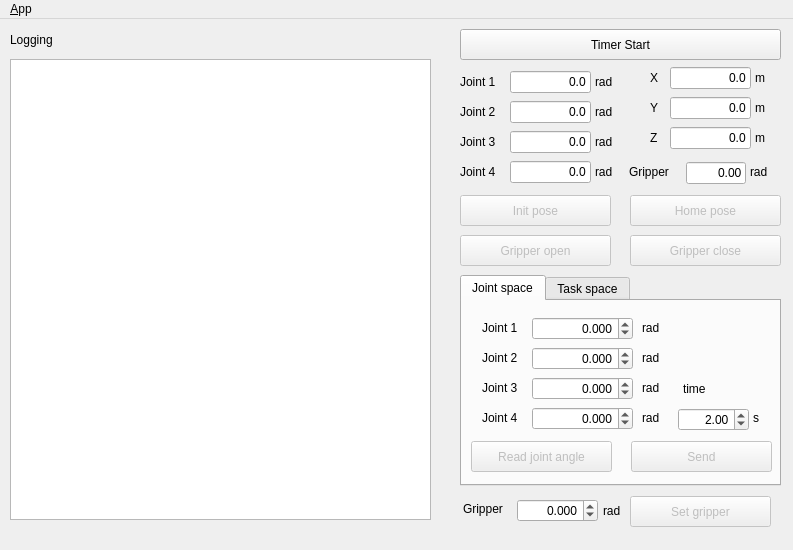
<?xml version="1.0" encoding="UTF-8"?>
<ui version="4.0">
 <class>MainWindowDesign</class>
 <widget class="QMainWindow" name="MainWindowDesign">
  <property name="enabled">
   <bool>true</bool>
  </property>
  <property name="geometry">
   <rect>
    <x>0</x>
    <y>0</y>
    <width>793</width>
    <height>550</height>
   </rect>
  </property>
  <property name="sizePolicy">
   <sizepolicy hsizetype="Preferred" vsizetype="Preferred">
    <horstretch>0</horstretch>
    <verstretch>0</verstretch>
   </sizepolicy>
  </property>
  <property name="minimumSize">
   <size>
    <width>793</width>
    <height>550</height>
   </size>
  </property>
  <property name="maximumSize">
   <size>
    <width>793</width>
    <height>550</height>
   </size>
  </property>
  <property name="windowTitle">
   <string>OpenManipulator control GUI</string>
  </property>
  <property name="windowIcon">
   <iconset>
    <normaloff>:/images/icon.png</normaloff>:/images/icon.png</iconset>
  </property>
  <property name="locale">
   <locale language="English" country="Australia"/>
  </property>
  <widget class="QWidget" name="centralwidget">
   <widget class="QLineEdit" name="txt_j1">
    <property name="enabled">
     <bool>true</bool>
    </property>
    <property name="geometry">
     <rect>
      <x>510</x>
      <y>52</y>
      <width>81</width>
      <height>22</height>
     </rect>
    </property>
    <property name="layoutDirection">
     <enum>Qt::LeftToRight</enum>
    </property>
    <property name="text">
     <string>0.0</string>
    </property>
    <property name="alignment">
     <set>Qt::AlignRight|Qt::AlignTrailing|Qt::AlignVCenter</set>
    </property>
    <property name="readOnly">
     <bool>true</bool>
    </property>
   </widget>
   <widget class="QPushButton" name="btn_timer_start">
    <property name="geometry">
     <rect>
      <x>460</x>
      <y>10</y>
      <width>321</width>
      <height>31</height>
     </rect>
    </property>
    <property name="text">
     <string>Timer Start</string>
    </property>
   </widget>
   <widget class="QLineEdit" name="txt_j2">
    <property name="enabled">
     <bool>true</bool>
    </property>
    <property name="geometry">
     <rect>
      <x>510</x>
      <y>82</y>
      <width>81</width>
      <height>22</height>
     </rect>
    </property>
    <property name="layoutDirection">
     <enum>Qt::LeftToRight</enum>
    </property>
    <property name="text">
     <string>0.0</string>
    </property>
    <property name="alignment">
     <set>Qt::AlignRight|Qt::AlignTrailing|Qt::AlignVCenter</set>
    </property>
    <property name="readOnly">
     <bool>true</bool>
    </property>
   </widget>
   <widget class="QLineEdit" name="txt_j3">
    <property name="enabled">
     <bool>true</bool>
    </property>
    <property name="geometry">
     <rect>
      <x>510</x>
      <y>112</y>
      <width>81</width>
      <height>22</height>
     </rect>
    </property>
    <property name="layoutDirection">
     <enum>Qt::LeftToRight</enum>
    </property>
    <property name="text">
     <string>0.0</string>
    </property>
    <property name="alignment">
     <set>Qt::AlignRight|Qt::AlignTrailing|Qt::AlignVCenter</set>
    </property>
    <property name="readOnly">
     <bool>true</bool>
    </property>
   </widget>
   <widget class="QLineEdit" name="txt_j4">
    <property name="enabled">
     <bool>true</bool>
    </property>
    <property name="geometry">
     <rect>
      <x>510</x>
      <y>142</y>
      <width>81</width>
      <height>22</height>
     </rect>
    </property>
    <property name="layoutDirection">
     <enum>Qt::LeftToRight</enum>
    </property>
    <property name="text">
     <string>0.0</string>
    </property>
    <property name="alignment">
     <set>Qt::AlignRight|Qt::AlignTrailing|Qt::AlignVCenter</set>
    </property>
    <property name="readOnly">
     <bool>true</bool>
    </property>
   </widget>
   <widget class="QLabel" name="label_4">
    <property name="geometry">
     <rect>
      <x>460</x>
      <y>56</y>
      <width>59</width>
      <height>14</height>
     </rect>
    </property>
    <property name="text">
     <string>Joint 1</string>
    </property>
   </widget>
   <widget class="QLabel" name="label_5">
    <property name="geometry">
     <rect>
      <x>460</x>
      <y>86</y>
      <width>59</width>
      <height>14</height>
     </rect>
    </property>
    <property name="text">
     <string>Joint 2</string>
    </property>
   </widget>
   <widget class="QLabel" name="label_6">
    <property name="geometry">
     <rect>
      <x>460</x>
      <y>116</y>
      <width>59</width>
      <height>14</height>
     </rect>
    </property>
    <property name="text">
     <string>Joint 3</string>
    </property>
   </widget>
   <widget class="QLabel" name="label_7">
    <property name="geometry">
     <rect>
      <x>460</x>
      <y>146</y>
      <width>59</width>
      <height>14</height>
     </rect>
    </property>
    <property name="text">
     <string>Joint 4</string>
    </property>
   </widget>
   <widget class="QLineEdit" name="txt_z">
    <property name="enabled">
     <bool>true</bool>
    </property>
    <property name="geometry">
     <rect>
      <x>670</x>
      <y>108</y>
      <width>81</width>
      <height>22</height>
     </rect>
    </property>
    <property name="layoutDirection">
     <enum>Qt::LeftToRight</enum>
    </property>
    <property name="text">
     <string>0.0</string>
    </property>
    <property name="alignment">
     <set>Qt::AlignRight|Qt::AlignTrailing|Qt::AlignVCenter</set>
    </property>
    <property name="readOnly">
     <bool>true</bool>
    </property>
   </widget>
   <widget class="QLabel" name="label_8">
    <property name="geometry">
     <rect>
      <x>650</x>
      <y>112</y>
      <width>59</width>
      <height>14</height>
     </rect>
    </property>
    <property name="text">
     <string>Z</string>
    </property>
   </widget>
   <widget class="QLineEdit" name="txt_y">
    <property name="enabled">
     <bool>true</bool>
    </property>
    <property name="geometry">
     <rect>
      <x>670</x>
      <y>78</y>
      <width>81</width>
      <height>22</height>
     </rect>
    </property>
    <property name="layoutDirection">
     <enum>Qt::LeftToRight</enum>
    </property>
    <property name="text">
     <string>0.0</string>
    </property>
    <property name="alignment">
     <set>Qt::AlignRight|Qt::AlignTrailing|Qt::AlignVCenter</set>
    </property>
    <property name="readOnly">
     <bool>true</bool>
    </property>
   </widget>
   <widget class="QLabel" name="label_9">
    <property name="geometry">
     <rect>
      <x>650</x>
      <y>82</y>
      <width>59</width>
      <height>14</height>
     </rect>
    </property>
    <property name="text">
     <string>Y</string>
    </property>
   </widget>
   <widget class="QLineEdit" name="txt_x">
    <property name="enabled">
     <bool>true</bool>
    </property>
    <property name="geometry">
     <rect>
      <x>670</x>
      <y>48</y>
      <width>81</width>
      <height>22</height>
     </rect>
    </property>
    <property name="layoutDirection">
     <enum>Qt::LeftToRight</enum>
    </property>
    <property name="text">
     <string>0.0</string>
    </property>
    <property name="alignment">
     <set>Qt::AlignRight|Qt::AlignTrailing|Qt::AlignVCenter</set>
    </property>
    <property name="readOnly">
     <bool>true</bool>
    </property>
   </widget>
   <widget class="QLabel" name="label_10">
    <property name="geometry">
     <rect>
      <x>650</x>
      <y>52</y>
      <width>59</width>
      <height>14</height>
     </rect>
    </property>
    <property name="text">
     <string>X</string>
    </property>
   </widget>
   <widget class="QLabel" name="label_11">
    <property name="geometry">
     <rect>
      <x>595</x>
      <y>56</y>
      <width>59</width>
      <height>14</height>
     </rect>
    </property>
    <property name="text">
     <string>rad</string>
    </property>
   </widget>
   <widget class="QLabel" name="label_12">
    <property name="geometry">
     <rect>
      <x>595</x>
      <y>86</y>
      <width>59</width>
      <height>14</height>
     </rect>
    </property>
    <property name="text">
     <string>rad</string>
    </property>
   </widget>
   <widget class="QLabel" name="label_13">
    <property name="geometry">
     <rect>
      <x>595</x>
      <y>116</y>
      <width>59</width>
      <height>14</height>
     </rect>
    </property>
    <property name="text">
     <string>rad</string>
    </property>
   </widget>
   <widget class="QLabel" name="label_14">
    <property name="geometry">
     <rect>
      <x>595</x>
      <y>146</y>
      <width>59</width>
      <height>14</height>
     </rect>
    </property>
    <property name="text">
     <string>rad</string>
    </property>
   </widget>
   <widget class="QLabel" name="label_15">
    <property name="geometry">
     <rect>
      <x>755</x>
      <y>112</y>
      <width>59</width>
      <height>14</height>
     </rect>
    </property>
    <property name="text">
     <string>m</string>
    </property>
   </widget>
   <widget class="QLabel" name="label_16">
    <property name="geometry">
     <rect>
      <x>755</x>
      <y>82</y>
      <width>59</width>
      <height>14</height>
     </rect>
    </property>
    <property name="text">
     <string>m</string>
    </property>
   </widget>
   <widget class="QLabel" name="label_17">
    <property name="geometry">
     <rect>
      <x>755</x>
      <y>52</y>
      <width>59</width>
      <height>14</height>
     </rect>
    </property>
    <property name="text">
     <string>m</string>
    </property>
   </widget>
   <widget class="QPushButton" name="btn_init_pose">
    <property name="enabled">
     <bool>false</bool>
    </property>
    <property name="geometry">
     <rect>
      <x>460</x>
      <y>176</y>
      <width>151</width>
      <height>31</height>
     </rect>
    </property>
    <property name="text">
     <string>Init pose</string>
    </property>
   </widget>
   <widget class="QPushButton" name="btn_home_pose">
    <property name="enabled">
     <bool>false</bool>
    </property>
    <property name="geometry">
     <rect>
      <x>630</x>
      <y>176</y>
      <width>151</width>
      <height>31</height>
     </rect>
    </property>
    <property name="text">
     <string>Home pose</string>
    </property>
   </widget>
   <widget class="QLabel" name="label_18">
    <property name="geometry">
     <rect>
      <x>10</x>
      <y>10</y>
      <width>59</width>
      <height>21</height>
     </rect>
    </property>
    <property name="text">
     <string>Logging</string>
    </property>
   </widget>
   <widget class="QPlainTextEdit" name="plainTextEdit_log">
    <property name="geometry">
     <rect>
      <x>10</x>
      <y>40</y>
      <width>421</width>
      <height>461</height>
     </rect>
    </property>
    <property name="readOnly">
     <bool>true</bool>
    </property>
   </widget>
   <widget class="QPushButton" name="btn_gripper_close">
    <property name="enabled">
     <bool>false</bool>
    </property>
    <property name="geometry">
     <rect>
      <x>630</x>
      <y>216</y>
      <width>151</width>
      <height>31</height>
     </rect>
    </property>
    <property name="text">
     <string>Gripper close</string>
    </property>
   </widget>
   <widget class="QPushButton" name="btn_gripper_open">
    <property name="enabled">
     <bool>false</bool>
    </property>
    <property name="geometry">
     <rect>
      <x>460</x>
      <y>216</y>
      <width>151</width>
      <height>31</height>
     </rect>
    </property>
    <property name="text">
     <string>Gripper open</string>
    </property>
   </widget>
   <widget class="QTabWidget" name="tabWidget">
    <property name="geometry">
     <rect>
      <x>460</x>
      <y>256</y>
      <width>321</width>
      <height>211</height>
     </rect>
    </property>
    <property name="currentIndex">
     <number>0</number>
    </property>
    <widget class="QWidget" name="tab_js">
     <attribute name="title">
      <string>Joint space</string>
     </attribute>
     <widget class="QPushButton" name="btn_read_joint_angle">
      <property name="enabled">
       <bool>false</bool>
      </property>
      <property name="geometry">
       <rect>
        <x>9</x>
        <y>140</y>
        <width>141</width>
        <height>31</height>
       </rect>
      </property>
      <property name="text">
       <string>Read joint angle</string>
      </property>
     </widget>
     <widget class="QPushButton" name="btn_send_joint_angle">
      <property name="enabled">
       <bool>false</bool>
      </property>
      <property name="geometry">
       <rect>
        <x>169</x>
        <y>140</y>
        <width>141</width>
        <height>31</height>
       </rect>
      </property>
      <property name="text">
       <string>Send</string>
      </property>
     </widget>
     <widget class="QLabel" name="label_19">
      <property name="geometry">
       <rect>
        <x>20</x>
        <y>80</y>
        <width>59</width>
        <height>14</height>
       </rect>
      </property>
      <property name="text">
       <string>Joint 3</string>
      </property>
     </widget>
     <widget class="QLabel" name="label_20">
      <property name="geometry">
       <rect>
        <x>20</x>
        <y>110</y>
        <width>59</width>
        <height>14</height>
       </rect>
      </property>
      <property name="text">
       <string>Joint 4</string>
      </property>
     </widget>
     <widget class="QLabel" name="label_21">
      <property name="geometry">
       <rect>
        <x>180</x>
        <y>80</y>
        <width>59</width>
        <height>14</height>
       </rect>
      </property>
      <property name="text">
       <string>rad</string>
      </property>
     </widget>
     <widget class="QLabel" name="label_22">
      <property name="geometry">
       <rect>
        <x>180</x>
        <y>110</y>
        <width>59</width>
        <height>14</height>
       </rect>
      </property>
      <property name="text">
       <string>rad</string>
      </property>
     </widget>
     <widget class="QLabel" name="label_23">
      <property name="geometry">
       <rect>
        <x>180</x>
        <y>50</y>
        <width>59</width>
        <height>14</height>
       </rect>
      </property>
      <property name="text">
       <string>rad</string>
      </property>
     </widget>
     <widget class="QLabel" name="label_24">
      <property name="geometry">
       <rect>
        <x>20</x>
        <y>50</y>
        <width>59</width>
        <height>14</height>
       </rect>
      </property>
      <property name="text">
       <string>Joint 2</string>
      </property>
     </widget>
     <widget class="QLabel" name="label_25">
      <property name="geometry">
       <rect>
        <x>180</x>
        <y>20</y>
        <width>59</width>
        <height>14</height>
       </rect>
      </property>
      <property name="text">
       <string>rad</string>
      </property>
     </widget>
     <widget class="QLabel" name="label_26">
      <property name="geometry">
       <rect>
        <x>20</x>
        <y>20</y>
        <width>59</width>
        <height>14</height>
       </rect>
      </property>
      <property name="text">
       <string>Joint 1</string>
      </property>
     </widget>
     <widget class="QDoubleSpinBox" name="doubleSpinBox_j1">
      <property name="geometry">
       <rect>
        <x>70</x>
        <y>16</y>
        <width>101</width>
        <height>23</height>
       </rect>
      </property>
      <property name="alignment">
       <set>Qt::AlignRight|Qt::AlignTrailing|Qt::AlignVCenter</set>
      </property>
      <property name="decimals">
       <number>3</number>
      </property>
      <property name="minimum">
       <double>-3.140000000000000</double>
      </property>
      <property name="maximum">
       <double>3.140000000000000</double>
      </property>
      <property name="singleStep">
       <double>0.050000000000000</double>
      </property>
     </widget>
     <widget class="QDoubleSpinBox" name="doubleSpinBox_j2">
      <property name="geometry">
       <rect>
        <x>70</x>
        <y>46</y>
        <width>101</width>
        <height>23</height>
       </rect>
      </property>
      <property name="alignment">
       <set>Qt::AlignRight|Qt::AlignTrailing|Qt::AlignVCenter</set>
      </property>
      <property name="decimals">
       <number>3</number>
      </property>
      <property name="minimum">
       <double>-3.140000000000000</double>
      </property>
      <property name="maximum">
       <double>3.140000000000000</double>
      </property>
      <property name="singleStep">
       <double>0.050000000000000</double>
      </property>
     </widget>
     <widget class="QDoubleSpinBox" name="doubleSpinBox_j3">
      <property name="geometry">
       <rect>
        <x>70</x>
        <y>76</y>
        <width>101</width>
        <height>23</height>
       </rect>
      </property>
      <property name="alignment">
       <set>Qt::AlignRight|Qt::AlignTrailing|Qt::AlignVCenter</set>
      </property>
      <property name="decimals">
       <number>3</number>
      </property>
      <property name="minimum">
       <double>-3.140000000000000</double>
      </property>
      <property name="maximum">
       <double>3.140000000000000</double>
      </property>
      <property name="singleStep">
       <double>0.050000000000000</double>
      </property>
     </widget>
     <widget class="QDoubleSpinBox" name="doubleSpinBox_j4">
      <property name="geometry">
       <rect>
        <x>70</x>
        <y>106</y>
        <width>101</width>
        <height>23</height>
       </rect>
      </property>
      <property name="alignment">
       <set>Qt::AlignRight|Qt::AlignTrailing|Qt::AlignVCenter</set>
      </property>
      <property name="decimals">
       <number>3</number>
      </property>
      <property name="minimum">
       <double>-3.140000000000000</double>
      </property>
      <property name="maximum">
       <double>3.140000000000000</double>
      </property>
      <property name="singleStep">
       <double>0.050000000000000</double>
      </property>
     </widget>
     <widget class="QLabel" name="label_33">
      <property name="geometry">
       <rect>
        <x>221</x>
        <y>81</y>
        <width>59</width>
        <height>14</height>
       </rect>
      </property>
      <property name="text">
       <string>time</string>
      </property>
     </widget>
     <widget class="QDoubleSpinBox" name="doubleSpinBox_time_js">
      <property name="geometry">
       <rect>
        <x>216</x>
        <y>107</y>
        <width>71</width>
        <height>23</height>
       </rect>
      </property>
      <property name="alignment">
       <set>Qt::AlignRight|Qt::AlignTrailing|Qt::AlignVCenter</set>
      </property>
      <property name="minimum">
       <double>-3.140000000000000</double>
      </property>
      <property name="maximum">
       <double>10.000000000000000</double>
      </property>
      <property name="singleStep">
       <double>0.500000000000000</double>
      </property>
      <property name="value">
       <double>2.000000000000000</double>
      </property>
     </widget>
     <widget class="QLabel" name="label_34">
      <property name="geometry">
       <rect>
        <x>291</x>
        <y>110</y>
        <width>59</width>
        <height>14</height>
       </rect>
      </property>
      <property name="text">
       <string>s</string>
      </property>
     </widget>
    </widget>
    <widget class="QWidget" name="tab_cs">
     <attribute name="title">
      <string>Task space</string>
     </attribute>
     <widget class="QDoubleSpinBox" name="doubleSpinBox_x">
      <property name="geometry">
       <rect>
        <x>60</x>
        <y>19</y>
        <width>101</width>
        <height>23</height>
       </rect>
      </property>
      <property name="decimals">
       <number>3</number>
      </property>
      <property name="minimum">
       <double>-1.000000000000000</double>
      </property>
      <property name="maximum">
       <double>1.000000000000000</double>
      </property>
      <property name="singleStep">
       <double>0.010000000000000</double>
      </property>
     </widget>
     <widget class="QPushButton" name="btn_send_kinematic_pose">
      <property name="enabled">
       <bool>false</bool>
      </property>
      <property name="geometry">
       <rect>
        <x>169</x>
        <y>110</y>
        <width>141</width>
        <height>31</height>
       </rect>
      </property>
      <property name="text">
       <string>Send</string>
      </property>
     </widget>
     <widget class="QLabel" name="label_27">
      <property name="geometry">
       <rect>
        <x>170</x>
        <y>83</y>
        <width>59</width>
        <height>14</height>
       </rect>
      </property>
      <property name="text">
       <string>m</string>
      </property>
     </widget>
     <widget class="QDoubleSpinBox" name="doubleSpinBox_z">
      <property name="geometry">
       <rect>
        <x>60</x>
        <y>79</y>
        <width>101</width>
        <height>23</height>
       </rect>
      </property>
      <property name="decimals">
       <number>3</number>
      </property>
      <property name="minimum">
       <double>-1.000000000000000</double>
      </property>
      <property name="maximum">
       <double>1.000000000000000</double>
      </property>
      <property name="singleStep">
       <double>0.010000000000000</double>
      </property>
     </widget>
     <widget class="QLabel" name="label_28">
      <property name="geometry">
       <rect>
        <x>170</x>
        <y>53</y>
        <width>59</width>
        <height>14</height>
       </rect>
      </property>
      <property name="text">
       <string>m</string>
      </property>
     </widget>
     <widget class="QDoubleSpinBox" name="doubleSpinBox_y">
      <property name="geometry">
       <rect>
        <x>60</x>
        <y>49</y>
        <width>101</width>
        <height>23</height>
       </rect>
      </property>
      <property name="decimals">
       <number>3</number>
      </property>
      <property name="minimum">
       <double>-1.000000000000000</double>
      </property>
      <property name="maximum">
       <double>1.000000000000000</double>
      </property>
      <property name="singleStep">
       <double>0.010000000000000</double>
      </property>
     </widget>
     <widget class="QPushButton" name="btn_read_kinematic_pose">
      <property name="enabled">
       <bool>false</bool>
      </property>
      <property name="geometry">
       <rect>
        <x>7</x>
        <y>110</y>
        <width>151</width>
        <height>31</height>
       </rect>
      </property>
      <property name="text">
       <string>Read kinematic pose</string>
      </property>
     </widget>
     <widget class="QLabel" name="label_29">
      <property name="geometry">
       <rect>
        <x>33</x>
        <y>23</y>
        <width>50</width>
        <height>14</height>
       </rect>
      </property>
      <property name="text">
       <string>X </string>
      </property>
     </widget>
     <widget class="QLabel" name="label_30">
      <property name="geometry">
       <rect>
        <x>33</x>
        <y>83</y>
        <width>50</width>
        <height>14</height>
       </rect>
      </property>
      <property name="text">
       <string>Z</string>
      </property>
     </widget>
     <widget class="QLabel" name="label_31">
      <property name="geometry">
       <rect>
        <x>170</x>
        <y>23</y>
        <width>59</width>
        <height>14</height>
       </rect>
      </property>
      <property name="text">
       <string>m</string>
      </property>
     </widget>
     <widget class="QLabel" name="label_32">
      <property name="geometry">
       <rect>
        <x>33</x>
        <y>50</y>
        <width>50</width>
        <height>20</height>
       </rect>
      </property>
      <property name="text">
       <string>Y</string>
      </property>
     </widget>
     <widget class="QDoubleSpinBox" name="doubleSpinBox_time_cs">
      <property name="geometry">
       <rect>
        <x>213</x>
        <y>78</y>
        <width>71</width>
        <height>23</height>
       </rect>
      </property>
      <property name="alignment">
       <set>Qt::AlignRight|Qt::AlignTrailing|Qt::AlignVCenter</set>
      </property>
      <property name="minimum">
       <double>-3.140000000000000</double>
      </property>
      <property name="maximum">
       <double>10.000000000000000</double>
      </property>
      <property name="singleStep">
       <double>0.500000000000000</double>
      </property>
      <property name="value">
       <double>2.000000000000000</double>
      </property>
     </widget>
     <widget class="QLabel" name="label_35">
      <property name="geometry">
       <rect>
        <x>287</x>
        <y>83</y>
        <width>59</width>
        <height>14</height>
       </rect>
      </property>
      <property name="text">
       <string>s</string>
      </property>
     </widget>
     <widget class="QLabel" name="label_36">
      <property name="geometry">
       <rect>
        <x>217</x>
        <y>53</y>
        <width>59</width>
        <height>14</height>
       </rect>
      </property>
      <property name="text">
       <string>time</string>
      </property>
     </widget>
    </widget>
   </widget>
   <widget class="QDoubleSpinBox" name="doubleSpinBox_gripper">
    <property name="geometry">
     <rect>
      <x>517</x>
      <y>480</y>
      <width>81</width>
      <height>23</height>
     </rect>
    </property>
    <property name="minimumSize">
     <size>
      <width>0</width>
      <height>4</height>
     </size>
    </property>
    <property name="alignment">
     <set>Qt::AlignRight|Qt::AlignTrailing|Qt::AlignVCenter</set>
    </property>
    <property name="decimals">
     <number>3</number>
    </property>
    <property name="minimum">
     <double>-1.135000000000000</double>
    </property>
    <property name="maximum">
     <double>1.135000000000000</double>
    </property>
    <property name="singleStep">
     <double>0.002000000000000</double>
    </property>
    <property name="value">
     <double>0.000000000000000</double>
    </property>
   </widget>
   <widget class="QLabel" name="label_37">
    <property name="geometry">
     <rect>
      <x>463</x>
      <y>480</y>
      <width>59</width>
      <height>20</height>
     </rect>
    </property>
    <property name="text">
     <string>Gripper</string>
    </property>
   </widget>
   <widget class="QPushButton" name="btn_set_gripper">
    <property name="enabled">
     <bool>false</bool>
    </property>
    <property name="geometry">
     <rect>
      <x>630</x>
      <y>477</y>
      <width>141</width>
      <height>31</height>
     </rect>
    </property>
    <property name="text">
     <string>Set gripper</string>
    </property>
   </widget>
   <widget class="QLabel" name="label_38">
    <property name="geometry">
     <rect>
      <x>629</x>
      <y>143</y>
      <width>61</width>
      <height>20</height>
     </rect>
    </property>
    <property name="text">
     <string>Gripper</string>
    </property>
   </widget>
   <widget class="QLineEdit" name="txt_grip">
    <property name="enabled">
     <bool>true</bool>
    </property>
    <property name="geometry">
     <rect>
      <x>686</x>
      <y>143</y>
      <width>60</width>
      <height>22</height>
     </rect>
    </property>
    <property name="layoutDirection">
     <enum>Qt::LeftToRight</enum>
    </property>
    <property name="text">
     <string>0.00</string>
    </property>
    <property name="alignment">
     <set>Qt::AlignRight|Qt::AlignTrailing|Qt::AlignVCenter</set>
    </property>
    <property name="readOnly">
     <bool>true</bool>
    </property>
   </widget>
   <widget class="QLabel" name="label_39">
    <property name="geometry">
     <rect>
      <x>750</x>
      <y>146</y>
      <width>59</width>
      <height>14</height>
     </rect>
    </property>
    <property name="text">
     <string>rad</string>
    </property>
   </widget>
   <widget class="QLabel" name="label_40">
    <property name="geometry">
     <rect>
      <x>603</x>
      <y>484</y>
      <width>21</width>
      <height>16</height>
     </rect>
    </property>
    <property name="text">
     <string>rad</string>
    </property>
   </widget>
  </widget>
  <widget class="QMenuBar" name="menubar">
   <property name="geometry">
    <rect>
     <x>0</x>
     <y>0</y>
     <width>793</width>
     <height>22</height>
    </rect>
   </property>
   <widget class="QMenu" name="menu_File">
    <property name="title">
     <string>&amp;App</string>
    </property>
    <addaction name="action_Preferences"/>
    <addaction name="separator"/>
    <addaction name="actionAbout"/>
    <addaction name="actionAbout_Qt"/>
    <addaction name="separator"/>
    <addaction name="action_Quit"/>
   </widget>
   <addaction name="menu_File"/>
  </widget>
  <action name="action_Quit">
   <property name="text">
    <string>&amp;Quit</string>
   </property>
   <property name="shortcut">
    <string>Ctrl+Q</string>
   </property>
   <property name="shortcutContext">
    <enum>Qt::ApplicationShortcut</enum>
   </property>
  </action>
  <action name="action_Preferences">
   <property name="text">
    <string>&amp;Preferences</string>
   </property>
  </action>
  <action name="actionAbout">
   <property name="text">
    <string>&amp;About</string>
   </property>
  </action>
  <action name="actionAbout_Qt">
   <property name="text">
    <string>About &amp;Qt</string>
   </property>
  </action>
 </widget>
 <resources/>
 <connections>
  <connection>
   <sender>action_Quit</sender>
   <signal>triggered()</signal>
   <receiver>MainWindowDesign</receiver>
   <slot>close()</slot>
   <hints>
    <hint type="sourcelabel">
     <x>-1</x>
     <y>-1</y>
    </hint>
    <hint type="destinationlabel">
     <x>399</x>
     <y>299</y>
    </hint>
   </hints>
  </connection>
 </connections>
</ui>
